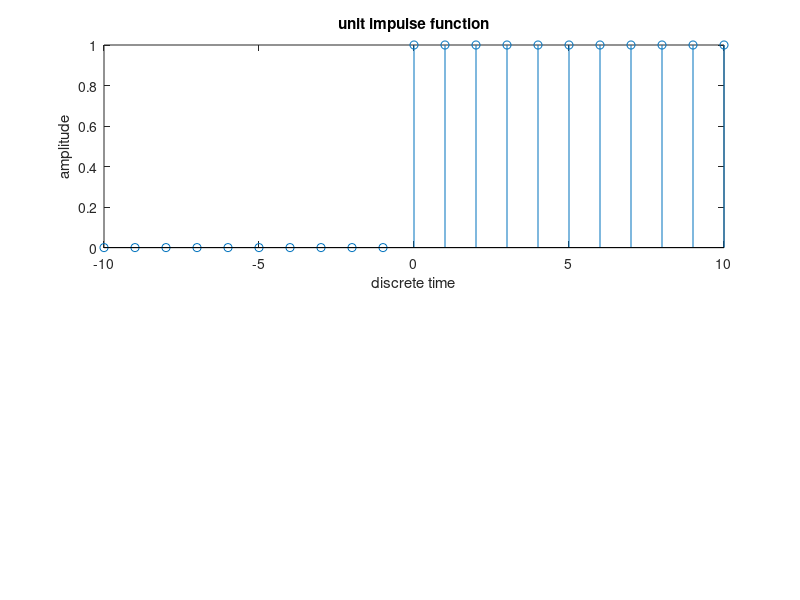

MATLAB code to generate this figure:
% generate unt step
%Saurabh Sharma 2014ipg-078


close all 
t=-10:1:10;
unitstep=t>=0;
subplot(2,1,1);
stem(t,unitstep);
title('unit impulse function');
xlabel('discrete time');
ylabel('amplitude');